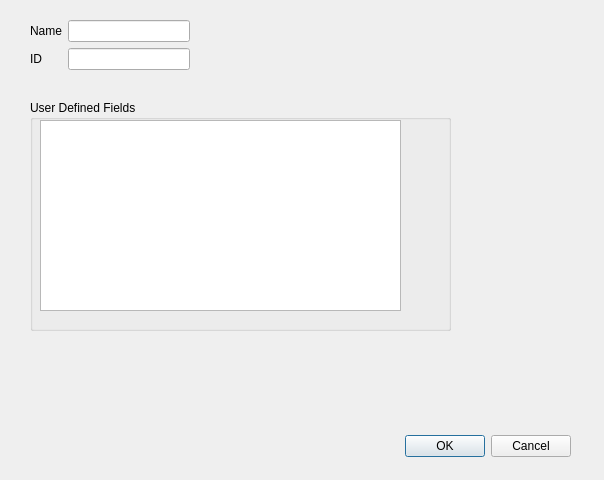
<?xml version="1.0" encoding="UTF-8"?>
<ui version="4.0">
 <class>Dialog</class>
 <widget class="QDialog" name="Dialog">
  <property name="geometry">
   <rect>
    <x>0</x>
    <y>0</y>
    <width>604</width>
    <height>480</height>
   </rect>
  </property>
  <property name="windowTitle">
   <string>Dialog</string>
  </property>
  <widget class="QWidget" name="layoutWidget">
   <property name="geometry">
    <rect>
     <x>220</x>
     <y>430</y>
     <width>351</width>
     <height>33</height>
    </rect>
   </property>
   <layout class="QHBoxLayout">
    <property name="spacing">
     <number>6</number>
    </property>
    <property name="leftMargin">
     <number>0</number>
    </property>
    <property name="topMargin">
     <number>0</number>
    </property>
    <property name="rightMargin">
     <number>0</number>
    </property>
    <property name="bottomMargin">
     <number>0</number>
    </property>
    <item>
     <spacer>
      <property name="orientation">
       <enum>Qt::Horizontal</enum>
      </property>
      <property name="sizeHint" stdset="0">
       <size>
        <width>131</width>
        <height>31</height>
       </size>
      </property>
     </spacer>
    </item>
    <item>
     <widget class="QPushButton" name="okButton">
      <property name="text">
       <string>OK</string>
      </property>
     </widget>
    </item>
    <item>
     <widget class="QPushButton" name="cancelButton">
      <property name="text">
       <string>Cancel</string>
      </property>
     </widget>
    </item>
   </layout>
  </widget>
  <widget class="QWidget" name="formLayoutWidget">
   <property name="geometry">
    <rect>
     <x>30</x>
     <y>20</y>
     <width>160</width>
     <height>61</height>
    </rect>
   </property>
   <layout class="QFormLayout" name="formLayout">
    <item row="0" column="0">
     <widget class="QLabel" name="label">
      <property name="text">
       <string>Name</string>
      </property>
     </widget>
    </item>
    <item row="0" column="1">
     <widget class="QLineEdit" name="lineEdit"/>
    </item>
    <item row="1" column="1">
     <widget class="QLineEdit" name="lineEdit_2">
      <property name="readOnly">
       <bool>true</bool>
      </property>
     </widget>
    </item>
    <item row="1" column="0">
     <widget class="QLabel" name="label_2">
      <property name="text">
       <string>ID</string>
      </property>
     </widget>
    </item>
   </layout>
  </widget>
  <widget class="QGroupBox" name="groupBox">
   <property name="geometry">
    <rect>
     <x>30</x>
     <y>100</y>
     <width>421</width>
     <height>231</height>
    </rect>
   </property>
   <property name="title">
    <string>User Defined Fields</string>
   </property>
   <widget class="QTableView" name="tableView">
    <property name="geometry">
     <rect>
      <x>10</x>
      <y>20</y>
      <width>361</width>
      <height>191</height>
     </rect>
    </property>
   </widget>
  </widget>
 </widget>
 <resources/>
 <connections>
  <connection>
   <sender>okButton</sender>
   <signal>clicked()</signal>
   <receiver>Dialog</receiver>
   <slot>accept()</slot>
   <hints>
    <hint type="sourcelabel">
     <x>278</x>
     <y>253</y>
    </hint>
    <hint type="destinationlabel">
     <x>96</x>
     <y>254</y>
    </hint>
   </hints>
  </connection>
  <connection>
   <sender>cancelButton</sender>
   <signal>clicked()</signal>
   <receiver>Dialog</receiver>
   <slot>reject()</slot>
   <hints>
    <hint type="sourcelabel">
     <x>369</x>
     <y>253</y>
    </hint>
    <hint type="destinationlabel">
     <x>179</x>
     <y>282</y>
    </hint>
   </hints>
  </connection>
 </connections>
</ui>
